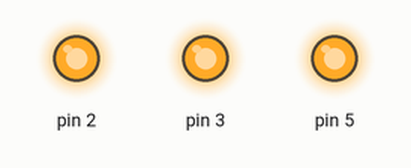
This sketch was run on a simulated Arduino Uno, built for the host (arithmetic inside an expression is 32-bit, double 64-bit). Parts: output pins drawn as LEDs (lit = HIGH). WiFi joins after 1.5 s; servers stay silent unless stated; uploads are accepted with an empty reply.

Above: at 0.1 s.
At 1.8 s:
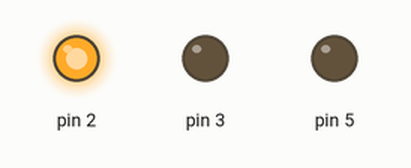
At 2.4 s:
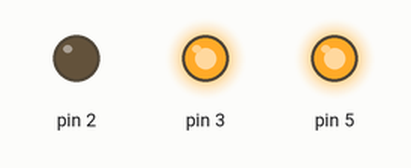
At 2.87 s:
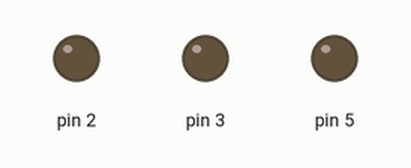
Timing chart, 0 to 4.5 s (numbered marks = the images above):
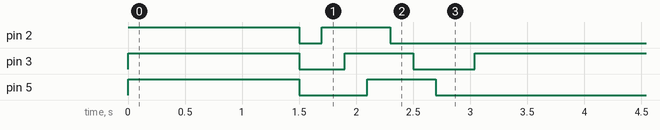

The sketch:

NetworkUp.ino
```cpp
/*  NetworkUp
 *
 *      This sketch uses the Ethernet Shield 2 library and some custom hardware
 *  to ping a web site to determine if the web site is reachable and is up. This
 *  repeats for some user-defined period (in practice, about every 15 minutes).
 */

#include <Ethernet2.h>

#define INTERVAL        900000  /* Every 15 minutes */

byte mac[] = { 0x2C, 0xF7, 0xF1, 0x08, 0x1B, 0x28 };
char server[] = "hollinscertificates.com";
char validate[] = "X-Validate: Y";

EthernetClient client;     // The Ethernet Client
unsigned long nextTime;    // Time (in ms) to check the web
bool connectFlag;          // True if we've connected
bool successFlag;          // True if we found our validate string
byte valPos;               // Position as we scan our string.

void setup()
{
    /*
     *  Set red, green LEDs on.
     */
    pinMode(2, OUTPUT);
    pinMode(3, OUTPUT);
    pinMode(5, OUTPUT);
    digitalWrite(2, HIGH);
    digitalWrite(3, HIGH);
    digitalWrite(5, HIGH);

    /*
     *  Try to initialize our Ethernet library
     */

    if (Ethernet.begin(mac) == 0) {
        /*
         *  Something went wrong. Fast flash red LED.
         */

        digitalWrite(2,LOW);
        digitalWrite(3,LOW);
        for (;;) {
            digitalWrite(5,HIGH);
            delay(200);
            digitalWrite(5,LOW);
            delay(200);
        }
    }

    /*
     *  Quick animation. This also delays us 1 second to allow the Ethernet
     *  chip to come up.
     */
    digitalWrite(2, LOW);
    digitalWrite(3, LOW);
    digitalWrite(5, LOW);
    delay(200);

    digitalWrite(2,HIGH);
    delay(200);
    digitalWrite(3,HIGH);
    delay(200);
    digitalWrite(5,HIGH);
    delay(200);
    digitalWrite(2,LOW);
    delay(200);
    digitalWrite(3,LOW);
    delay(200);
    digitalWrite(5,LOW);

    nextTime = 0;
    connectFlag = false;
}

void loop()
{
    /*
     *  At the top of this loop try to get the home page for the
     *  specified web site.
     */

    unsigned long t = millis();
    if (nextTime <= t) {
        client.stop();

        digitalWrite(2, LOW);
        digitalWrite(3, LOW);
        digitalWrite(5, LOW);
        if (!client.connect(server,80)) {
            /*
             *  We have an error. Immediately light up red.
             */
            digitalWrite(5, HIGH);      /* Error */
        } else {
            client.println("GET / HTTP/1.1");
            client.println("Host: hollinscertificates.com");
            client.println("User-Agent: arduino-ethernet");
            client.println("Connection: close");
            client.println();

            connectFlag = true;
            successFlag = false;
            valPos = 0;
        }
        nextTime = millis() + INTERVAL;
    }

    if (client.available()) {
        char c = client.read();

        if (validate[valPos] == c) {
            ++valPos;
            if (validate[valPos] == 0) {
                successFlag = true;
                digitalWrite(2,HIGH);       /* Success */
            }
        } else {
            valPos = 0;
            /* Catch special case where the mismatch is actually part of the substring */
            /* For example, if we want ABC, and we see ABABC, on the second A, we want */
            /* to actually advance by one. */
            if (validate[valPos] == c) ++valPos;
        }
    } else if (!client.connected() && connectFlag) {
        client.stop();
        connectFlag = false;
        if (successFlag == false) {
            digitalWrite(3,HIGH);           /* Did not see our validation string */
        }
    }
}
```

Measured:
- by itself, pin 3: HIGH → LOW at 1.5 s, → HIGH 0.40 s later, → LOW 0.60 s later, → HIGH 0.54 s later
